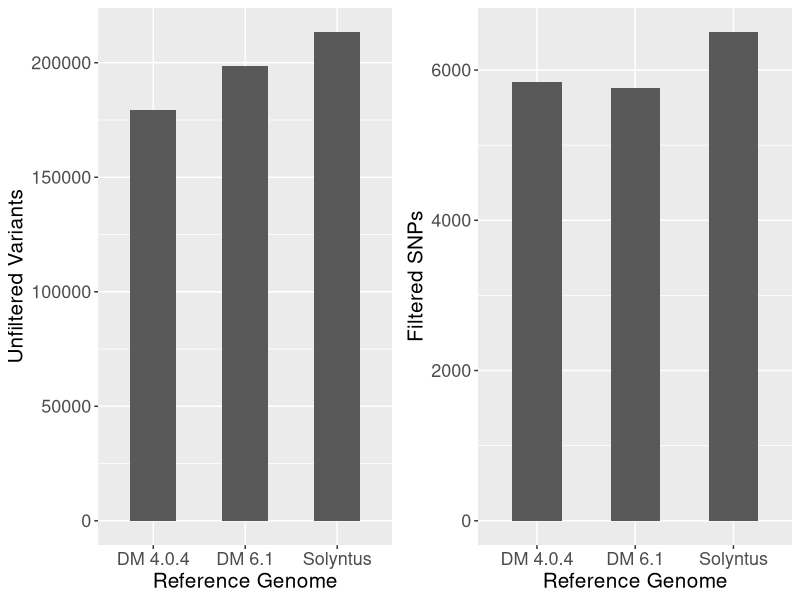

The R script that drew this image:
library(ggplot2)
library(gridExtra)
library(ggpubr)

df <- data.frame(genome=c('DM 4.0.4', 'DM 6.1', 'Solyntus'),
                 unfiltered_SNPs=c(179444,198709,213405),
                 filtered_SNPs=c(5837,5766,6506))
# df$genome <- factor(df$genome, levels = c('DM 4.0.4', 'DM 6.1', 'Solyntus'))
# 
# bp1 <- ggbarplot(df, x='genome', y='unfiltered_SNPs',
#                  xlab = 'Referene Genome',
#                  ylab = 'Unfiltered Variants',
#                  #color = "black",
#                  palette = "jco",            
#                  sort.val = "asc",
#                  ggtheme = theme_gray())
#                  
# 
# bp2 <- ggbarplot(df, x='genome', y='filtered_SNPs',
#                 xlab = 'Referene Genome',
#                 ylab = 'Filtered SNPs',
#                 #color = "black",
#                 palette = "jco",            
#                 sort.val = "asc",
#                 ggtheme = theme_gray(),
#                 #order = c('DM 4.0.4', 'DM 6.1', 'Solyntus')
#                 sort.by.groups = F)
# 
# bp1 = bp1 + font("xlab", size = 15) +
#   font("ylab", size = 15) +
#   font("xy.text", size = 13)
# 
# bp2 = bp2 + font("xlab", size = 15) +
#   font("ylab", size = 15) +
#   font("xy.text", size = 13)

bp1 <- ggplot(df, aes(x=genome, y=unfiltered_SNPs)) + 
  geom_bar(stat = "identity", width=0.5) +
  labs(x="Reference Genome", y = "Unfiltered Variants") +
  font("ylab", size = 15) +
  font("xlab", size = 15) +
  font("xy.text", size = 13)

bp2 <- ggplot(df, aes(x=genome, y=filtered_SNPs), xlab = 'Referene Genome', ylab = 'Filtered SNPs') + 
  geom_bar(stat = "identity", width=0.5) +
  labs(x="Reference Genome", y = "Filtered SNPs") +
  font("ylab", size = 15) +
  font("xlab", size = 15) +
  font("xy.text", size = 13)


png(filename = 'barplot_SNP_count.png', width = 1000, height = 500)
ggarrange(bp1, bp2)
dev.off()